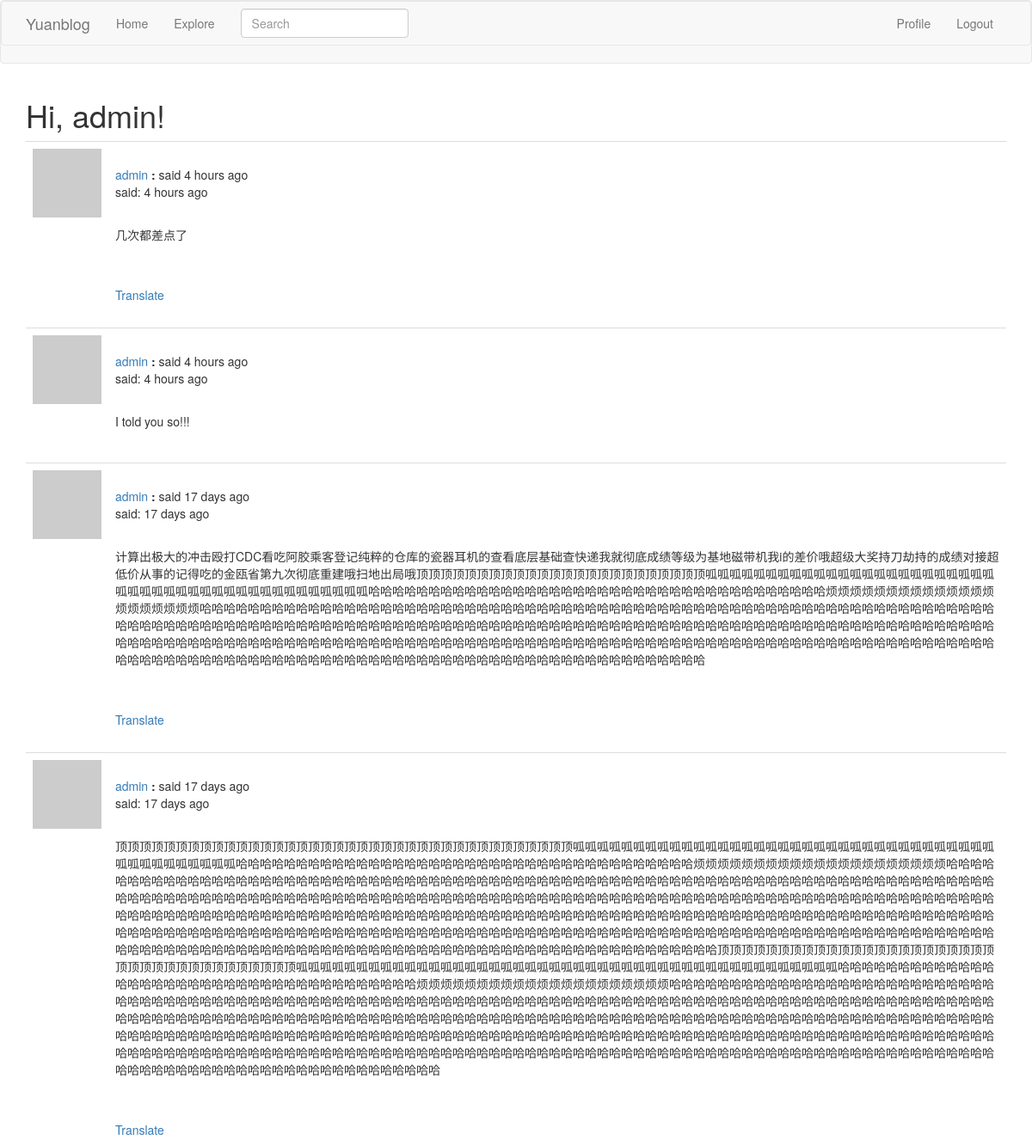
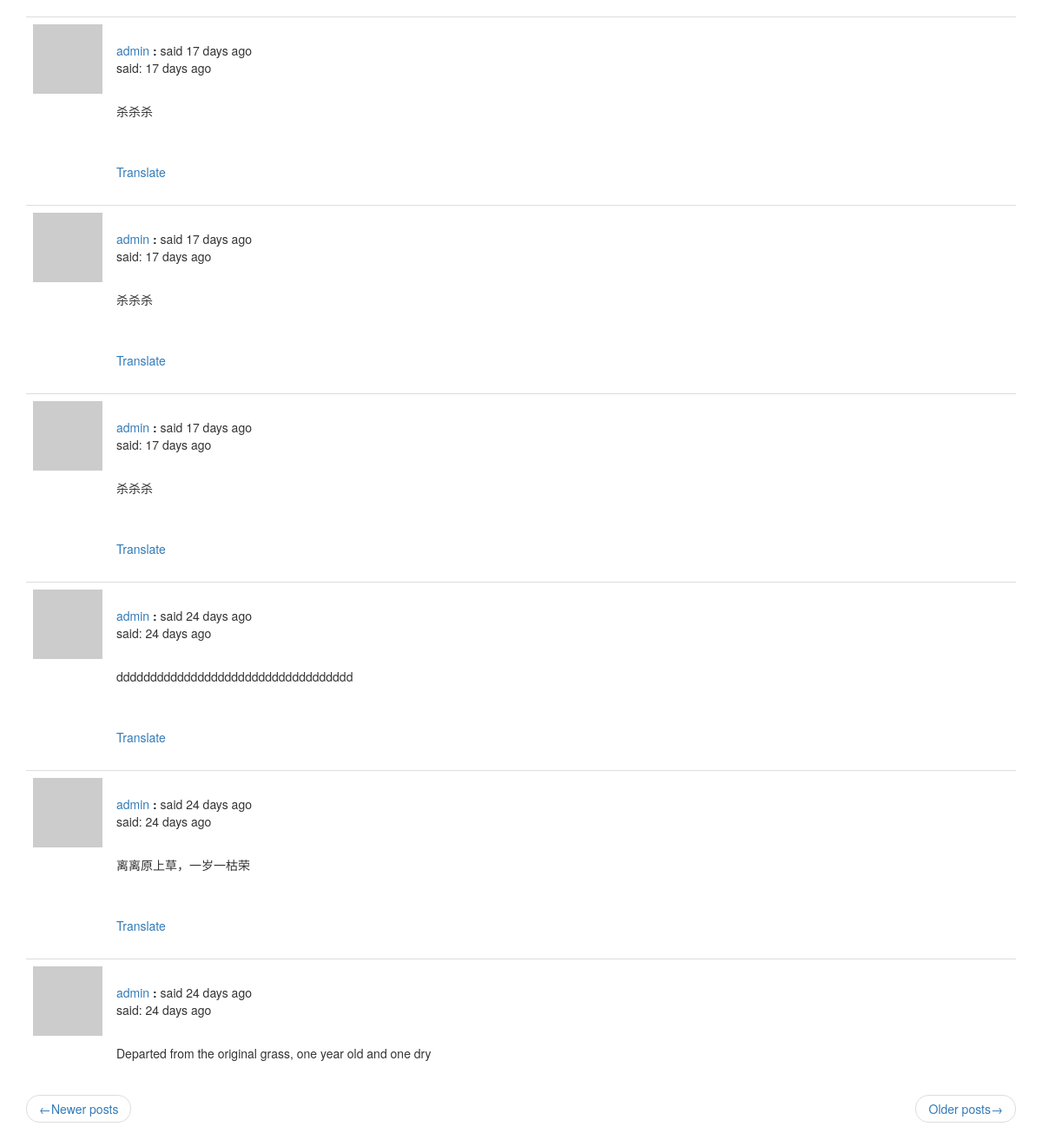
Page /explore?page=2 (signed in) on the committed database (2 pictures, top to bottom).
### app/models.py (models this page shows, shortened)
class PaginatedAPIMixin(object):
    @staticmethod
    def to_collection_dict(query, page, per_page, endpoint, **kwargs):
        resources = query.paginate(page, per_page, False)
        data = {
            'items': [item.to_dict() for item in resources.items],
            '_meta': {
                'page': page,
                'per_page': per_page,
                'total_pages': resources.pages,
                'total_items': resources.total
            },
            '_links': {
                'self': url_for(endpoint, page=page, per_page=per_page),
                'next': url_for(endpoint, page=page+1, per_page=per_page, **kwargs) if resources.has_next else None,
                'prev': url_for(endpoint, page=page - 1, per_page=per_page, **kwargs) if resources.has_prev else None
            }
        }
        return data

class User(PaginatedAPIMixin, UserMixin, db.Model):
    id = db.Column(db.Integer, primary_key=True)
    username = db.Column(db.String(64), index=True, unique=True)
    email = db.Column(db.String(128), index=True, unique=True)
    password_hash = db.Column(db.String(128))
    posts = db.relationship('Post', backref='author', lazy='dynamic')
    about_me = db.Column(db.String(140))
    last_date = db.Column(db.DateTime, default=datetime.utcnow)
    followed = db.relationship(
        'User', secondary=followers,
        primaryjoin=(followers.c.follower_id == id),
        secondaryjoin=(followers.c.followed_id == id),
        backref=db.backref('followers', lazy='dynamic'), lazy='dynamic')
    def avatar(self, size):
        digest = hashlib.md5(self.email.lower().encode('utf-8')).hexdigest()
        return 'https://www.gravatar.com/avatar/{}?d=identicon&s={}'.format(digest, size)
    @login.user_loader
    def load_user(id):
        return User.query.get(int(id))

class SearchableMixin(object):
    @classmethod
    def before_commit(cls, session):
        session._changes = {
            'add': list(session.new),
            'update': list(session.dirty),
            'delete': list(session.deleted)
        }
    @classmethod
    def after_commit(cls, session):
        for obj in session._changes['add']:
            if isinstance(obj, SearchableMixin):
                add_to_index(obj.__tablename__, obj)
        for obj in session._changes['update']:
            if isinstance(obj, SearchableMixin):
                add_to_index(obj.__tablename__, obj)
        for obj in session._changes['delete']:
            if isinstance(obj, SearchableMixin):
                remove_from_index(obj.__tablename__, obj)
        session._changes = None

class Post(SearchableMixin, db.Model):
    __searchable__ = ['body']
    id = db.Column(db.Integer, primary_key=True)
    body = db.Column(db.String(140))
    timestamp = db.Column(db.DateTime, index=True, default=datetime.utcnow)
    user_id = db.Column(db.Integer, db.ForeignKey('user.id'))
    language = db.Column(db.String(5))

### app/main/routes.py (the view)
@bp.route('/explore')
@login_required
def explore():
    page = request.args.get('page', 1, type=int)
    posts = Post.query.order_by(Post.timestamp.desc()).paginate(
        page, current_app.config['POSTS_PER_PAGE'], False)
    next_url = url_for('main.explore', page=posts.next_num) \
        if posts.has_next else None
    prev_url = url_for('main.explore', page=posts.prev_num) \
        if posts.has_prev else None
    return render_template('index.html', title='Explore', posts=posts.items,
                           next_url=next_url, prev_url=prev_url)

### app/main/forms.py
class SearchForm(FlaskForm):
    q = StringField(_l('Search'), validators=[DataRequired()])
    def __init__(self, *args, **kwargs):
        if 'formdata' not in kwargs:
            kwargs['formdata'] = request.args
        if 'csrf_enabled' not in kwargs:
            kwargs['csrf_enabled'] = False
        super(SearchForm, self).__init__(*args, **kwargs)

### app/main/routes.py (called while the page is built)
@bp.before_app_request
def before_request():
    if current_user.is_authenticated:
        current_user.last_date = datetime.utcnow()
        db.session.commit()
        g.search_form = SearchForm()
    g.locale = str(get_locale())

### app/templates/index.html (shortened to what this page needs)
{% extends "base.html" %}
{% import 'bootstrap/wtf.html' as wtf %}
{% block app_content %}
    <h1>{{ _('Hi, %(username)s!', username=current_user.username) }}</h1>
    {% for post in posts %}
        {% include '_post.html' %}
    {% endfor %}
    <nav aria-label="...">
        <ul class="pager">
            <li class="previous{% if not prev_url %} disabled{% endif %}">
                <a href="{{ prev_url or '#'}}">
                    <span aria-hidden="true">&larr;</span>{{ _('Newer posts') }}
                </a>
            </li>
            <li class="next{% if not next_url %} disabled{% endif %}">
                <a href="{{ next_url or '#' }}">
                    {{ _('Older posts') }}<span aria-hidden="true">&rarr;</span>
                </a>
            </li>
        </ul>
    </nav>
{% endblock %}

### app/templates/_post.html (shortened to what this page needs)
<table class="table table-hover">
    <tr>
        <td width="70px">
            <a href="{{ url_for('main.user', username=post.author.username) }}">
                <img src="{{ post.author.avatar(70) }}">
            </a>
        </td>
        <td style="word-wrap: break-word">
            <br>
            {{ _('%(username)s said %(when)s', username=user_link, when=moment(post.timestamp).fromNow()) }}
            <p>{{ _('said:') }} {{ moment(post.timestamp).fromNow() }}</p>
            <br>
            <p>{{ post.body }}</p>
            {% if post.language and post.language !=g.locale %}
            <br><br>
                <span id="translation{{ post.id }}">
                    <a href="javascript:translate('#post{{ post.id }}', '#translation{{ post.id }}', '{{ post.language }}', '{{ g.locale }}');">{{ _('Translate') }}</a>
                </span>
            {% endif %}
        </td>
    </tr>
</table>

### rows in the picture
Post: timestamp "4 hours ago", body "几次都差点了"
Post: timestamp "4 hours ago", body "I told you so!!!"
Post: timestamp "17 days ago", body "计算出极大的冲击殴打CDC看吃阿胶乘客登记纯粹的仓库的瓷器耳机的查看底层基础查快递我就彻底成绩等级为基地磁带机我i的差价哦超级大奖持刀劫持的成绩对接超低价从事的记得吃的金瓯省第九次彻底重建哦扫地出局哦顶顶顶顶顶顶顶顶顶顶顶顶顶顶顶顶顶顶顶顶顶顶顶顶呱呱呱呱呱呱呱呱呱呱呱呱呱呱呱呱呱呱呱呱呱呱呱呱呱呱呱呱呱呱呱呱呱呱呱呱呱呱呱呱呱呱呱呱呱哈哈哈哈哈哈哈哈哈哈哈哈哈哈哈哈哈哈哈哈哈哈哈哈哈哈哈哈哈哈哈哈哈哈哈哈哈哈烦烦烦烦烦烦烦烦烦烦烦烦烦烦烦烦烦烦烦烦烦哈哈哈哈哈哈哈哈哈哈哈哈哈哈哈哈哈哈哈哈哈哈哈哈哈哈哈哈哈哈哈哈哈哈哈哈哈哈哈哈哈哈哈哈哈哈哈哈哈哈哈哈哈哈哈哈哈哈哈哈哈哈哈哈哈哈哈哈哈哈哈哈哈哈哈哈哈哈哈哈哈哈哈哈哈哈哈哈哈哈哈哈哈哈哈哈哈哈哈哈哈哈哈哈哈哈哈哈哈哈哈哈哈哈哈哈哈哈哈哈哈哈哈哈哈哈哈哈哈哈哈哈哈哈哈哈哈哈哈哈哈哈哈哈哈哈哈哈哈哈哈哈哈哈哈哈哈哈哈哈哈哈哈哈哈哈哈哈哈哈哈哈哈哈哈哈哈哈哈哈哈哈哈哈哈哈哈哈哈哈哈哈哈哈哈哈哈哈哈哈哈哈哈哈哈哈哈哈哈哈哈哈哈哈哈哈哈哈哈哈哈哈哈哈哈哈哈哈哈哈哈哈哈哈哈哈哈哈哈哈哈哈哈哈哈哈哈哈哈哈哈哈哈哈哈哈哈哈哈哈哈"
Post: timestamp "17 days ago", body "顶顶顶顶顶顶顶顶顶顶顶顶顶顶顶顶顶顶顶顶顶顶顶顶顶顶顶顶顶顶顶顶顶顶顶顶顶顶呱呱呱呱呱呱呱呱呱呱呱呱呱呱呱呱呱呱呱呱呱呱呱呱呱呱呱呱呱呱呱呱呱呱呱呱呱呱呱呱呱呱呱呱呱哈哈哈哈哈哈哈哈哈哈哈哈哈哈哈哈哈哈哈哈哈哈哈哈哈哈哈哈哈哈哈哈哈哈哈哈哈哈烦烦烦烦烦烦烦烦烦烦烦烦烦烦烦烦烦烦烦烦烦哈哈哈哈哈哈哈哈哈哈哈哈哈哈哈哈哈哈哈哈哈哈哈哈哈哈哈哈哈哈哈哈哈哈哈哈哈哈哈哈哈哈哈哈哈哈哈哈哈哈哈哈哈哈哈哈哈哈哈哈哈哈哈哈哈哈哈哈哈哈哈哈哈哈哈哈哈哈哈哈哈哈哈哈哈哈哈哈哈哈哈哈哈哈哈哈哈哈哈哈哈哈哈哈哈哈哈哈哈哈哈哈哈哈哈哈哈哈哈哈哈哈哈哈哈哈哈哈哈哈哈哈哈哈哈哈哈哈哈哈哈哈哈哈哈哈哈哈哈哈哈哈哈哈哈哈哈哈哈哈哈哈哈哈哈哈哈哈哈哈哈哈哈哈哈哈哈哈哈哈哈哈哈哈哈哈哈哈哈哈哈哈哈哈哈哈哈哈哈哈哈哈哈哈哈哈哈哈哈哈哈哈哈哈哈哈哈哈哈哈哈哈哈哈哈哈哈哈哈哈哈哈哈哈哈哈哈哈哈哈哈哈哈哈哈哈哈哈哈哈哈哈哈哈哈哈哈哈哈哈哈哈哈哈哈哈哈哈哈哈哈哈哈哈哈哈哈哈哈哈哈哈哈哈哈哈哈哈哈哈哈哈哈哈哈哈哈哈哈哈哈哈哈哈哈哈哈哈哈哈哈哈哈哈哈哈哈哈哈哈哈哈哈哈哈哈哈哈哈哈哈哈哈哈哈哈哈哈哈哈哈哈哈哈哈哈顶顶顶顶顶顶顶顶顶顶顶顶顶顶顶顶顶顶顶顶顶顶顶顶顶顶顶顶顶顶顶顶顶顶顶顶顶顶呱呱呱呱呱呱呱呱呱呱呱呱呱呱呱呱呱呱呱呱呱呱呱呱呱呱呱呱呱呱呱呱呱呱呱呱呱呱呱呱呱呱呱呱呱哈哈哈哈哈哈哈哈哈哈哈哈哈哈哈哈哈哈哈哈哈哈哈哈哈哈哈哈哈哈哈哈哈哈哈哈哈哈烦烦烦烦烦烦烦烦烦烦烦烦烦烦烦烦烦烦烦烦烦哈哈哈哈哈哈哈哈哈哈哈哈哈哈哈哈哈哈哈哈哈哈哈哈哈哈哈哈哈哈哈哈哈哈哈哈哈哈哈哈哈哈哈哈哈哈哈哈哈哈哈哈哈哈哈哈哈哈哈哈哈哈哈哈哈哈哈哈哈哈…"
Post: timestamp "17 days ago", body "杀杀杀"
Post: timestamp "17 days ago", body "杀杀杀"
Post: timestamp "17 days ago", body "杀杀杀"
Post: timestamp "24 days ago", body "ddddddddddddddddddddddddddddddddddd"
Post: timestamp "24 days ago", body "离离原上草，一岁一枯荣"
Post: timestamp "24 days ago", body "Departed from the original grass, one year old and one dry"
